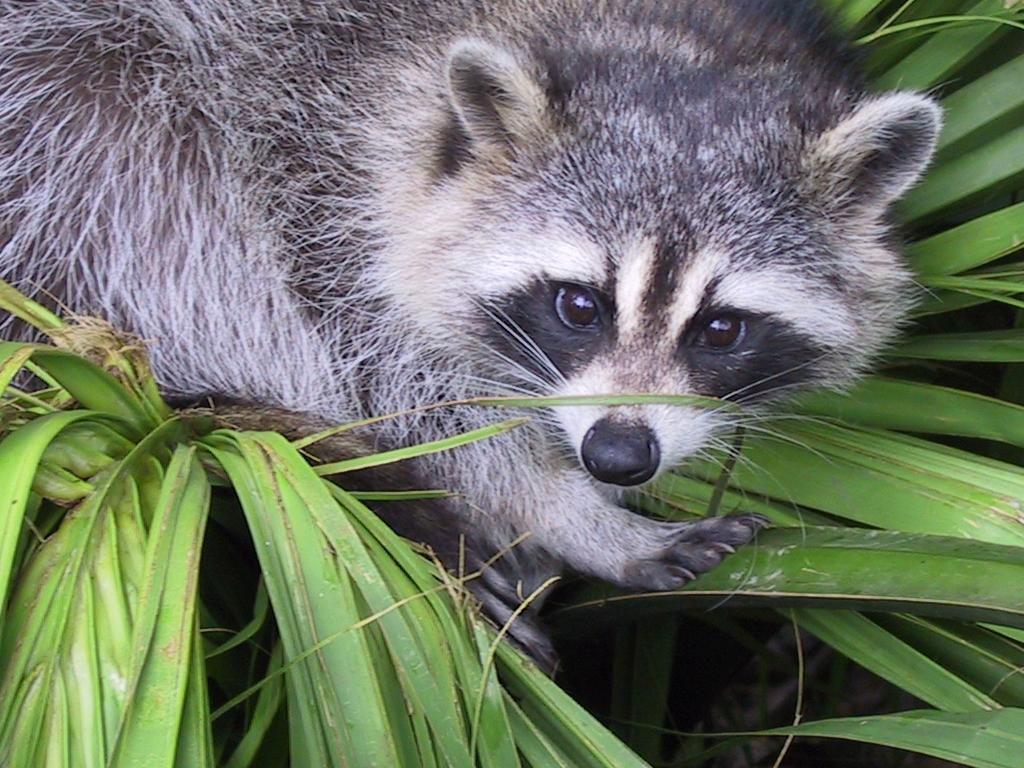
#> input picture Py01/ex04/animal.jpeg, 1024 x 768 px
$ python rotate.py
#> lines starting #> are read from the running program, lines starting #| are printed output that depends on the picture
#> in ft_load, img is the input picture: PIL image 1024x768 RGB; mean R, G, B 110.7, 117.7, 102.1
### Py01/ex04/load_image.py
from PIL import Image, UnidentifiedImageError, ImageDraw, ImageFont
from numpy import array, apply_along_axis, uint8, ndarray


# [15 lines left out: function err_msg, not called in this run]


def check_size(arr: list) -> bool:
    """
    Check if the lists are all the same size.

    Parameters:
        arr (list): list of list.

    Return:
        bool: True if all lists are the same size, else return False
    """
    if isinstance(arr[0], int) or isinstance(arr[0], float):
        return True
    ref_value: int = len(arr[0])
    try:
        for x in arr:
            assert len(x) == ref_value
    except AssertionError:
        return False
    return True


def slice_me(family: list, start: int, end: int) -> list:
    """Slice the given list

    Parameters:
        family (list):  List of list to slice.
        start (int):    Start of the slice.
        end (int):      End of the slice.

    Return:
        list: The sliced list.
    """
    try:
        assert isinstance(family, list), err_msg(1)
        assert check_size(family), err_msg(0)
        assert isinstance(start, int), err_msg(1)
        assert isinstance(end, int), err_msg(1)
        # print("My shape is :", (len(family), len(family[0])))
        arr = apply_along_axis(lambda f_arr: f_arr[slice(start, end)],
                               0, array(family))
        # [4 lines of commented-out code are left out]
        return arr.tolist()
    except AssertionError as msg:
        msg = str(msg)
        if msg:
            print(msg)
        return None


def get_coordinates(coord: int, axis: int) -> int:
    """Translate the coordinate

    Parameters:
        coord (int): Wanted coordinates.
        axis (int): Axis of the coordinate.

    Return:
        int: New coordinate.
    """
    return coord + (axis / 2).__floor__()


def ft_clamp(min_value: int, max_value: int, val: int) -> int:
    """Clamp a value.

    Parameters:
        min_value (int):    Minimum value.
        max_value (int):    Maximum value.
        val (int):          Actual Value.

    Return:
        int: Clamped value.
    """
    return max(min_value, min(val, max_value))


def get_zoom(coord: int, axis: int, zoom: int) -> tuple[int, int]:
    """Get the start position of the zoom.

    Parameters:
        coord (int):    Coordinates.
        axis (int):     Axis.
        zoom (int):     Zoom.

    Return:
        tuple[int, int]: Starting point of the zoom in X and Y axis.
    """
    zoom_ratio: int = (zoom / 2).__floor__()
    coordinate: int = get_coordinates(coord, axis)
    first: int = ft_clamp(0, axis, coordinate - zoom_ratio)
    second: int = ft_clamp(0, axis, coordinate + zoom_ratio)
    if coordinate < zoom_ratio:
        return first, first + zoom
    elif coordinate > axis - zoom_ratio:
        return second - zoom, second
    return first, second


def apply_axes_scaling(img: Image) -> Image:
    """Add scaling on the image.

    Parameters:
        img (Image): Base image.

    Return:
        Image: New image.
    """
    width, height = img.size
    margin = 30
    new_width = width + margin
    new_height = height + margin
    new_image = Image.new("RGB", (new_width, new_height), color="white")
    new_image.paste(img, (margin, 10))
    draw = ImageDraw.Draw(new_image)

    try:
        font = ImageFont.truetype("arial.ttf", 12)
    except OSError or ValueError:
        font = ImageFont.load_default()

        for x in range(0, width, 50):
            draw.line((x + margin, height + 10, x + margin, height + 15),
                      fill="black", width=1)
            draw.text((x + margin, height + 20), str(x), fill="black",
                      font=font)

        for y in range(0, height, 50):
            draw.line((25, y + 10, 30, y + 10), fill="black", width=1)
            draw.text((2, y + 2), str(y), fill="black", font=font)

    return new_image


def zoom_img(img: ndarray, x_pos: int, y_pos: int, zoom: int)\
        -> ndarray or None:
    """Zoom the image.

    Parameters:
        img (ndarray):  Image as an array.
        x_pos (int):    X position of the Zoom.
        y_pos (int):    Y position of the Zoom.
        zoom (int):     Zoom ratio.

    Return:
        ndarray or None: The array of the zoomed image,
        or None in case of error
    """
    if (img is None):
        return None
    x_coords = get_zoom(x_pos, len(img[0]), zoom)
#> x_coords = (412, 812)
    y_coords = get_zoom(y_pos, len(img), zoom)
#> y_coords = (84, 484)
    if (x_coords is None or y_coords is None):
        return None
    new_arr: array = array(slice_me([slice_me([[x[2]] for x in array(y)],
                                    x_coords[0], x_coords[1]) for y in img],
                                    y_coords[0], y_coords[1])).astype(uint8)
#> in slice_me, `arr = apply_along_axis(lambda f_arr: f_arr[slice(start, end)], 0, arra..`: arr = 400 values, max 193 at index 112, min 53 at index 23, mean 113.4
#> the loop in check_size (call 2), `for x in arr:` made 1024 passes
#> x on passes 1 to 3: [99], [123], [144]
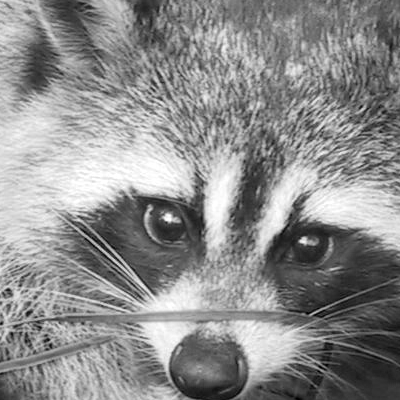
#> new_arr: shape (400, 400, 1); min 0, max 255, mean 140.9
    return new_arr


def ft_load(path: str) -> ndarray or None:
    """Load an image.

    Parameters:
        path (str): path of the image.

    Return:
        array: Image Loaded as an Image.
    """
    try:
        assert isinstance(path, str), err_msg(1)
        img = Image.open(path)
        arr = array(img)
        # print("The shape of image is:", arr.shape)
        return arr
    except AssertionError as msg:
        msg = str(msg)
        if msg:
            print(msg)
        return None
    except FileNotFoundError:
        print(err_msg(2))
        return None
    except UnidentifiedImageError:
        print(err_msg(3))
        return None

### Py01/ex04/rotate.py
from PIL import Image
from load_image import zoom_img, apply_axes_scaling, ft_load
from numpy import array, ndarray


def err_msg(err: int) -> str:
    """Return an error message.

    Parameters:
        err (int): Index of the error message.

    Return:
        str: Error Message
    """
    errs = ["Lists aren't the same size.",
            "Value aren't of the right type.",
            "List is None"]
    return errs[err]


def rotate_img(img: ndarray) -> ndarray:
    """Rotate the image.

    Parameters:
        img (ndarray): Image to rotate as an array.

    Return:
        ndarray: Array of the rotated image.
    """
    transposed_img = []
    # actual_img = img.tolist()

    for x in range(0, len(img[0]), 1):
        transposed_img.append(array([img[y][x]
                                     for y in range(0, len(img), 1)]))
#> after the loop, transposed_img = 400 items
    return array(transposed_img)
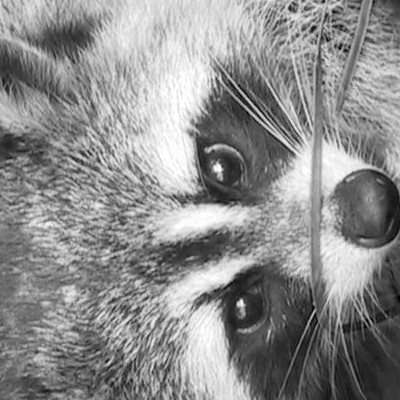
#> returned value: shape (400, 400, 1); min 0, max 255, mean 140.9


def main():
    """main()"""
    try:
        x_pos: int = 100
        y_pos: int = -100
        zoom_size = 400
        img_arr = ft_load("./animal.jpeg")
        assert img_arr is not None
        img_arr = zoom_img(img_arr, x_pos, y_pos, zoom_size)
        rotated_img = rotate_img(img_arr)
        print("The shape of image is:", img_arr.shape, "or",
              (len(img_arr), len(img_arr[0])))
#| The shape of image is: (400, 400, 1) or (400, 400)
        print(img_arr)
#> (printed output is left out)
        print("New shape after Transpose:", (len(rotated_img),
                                             len(rotated_img[0])))
#| New shape after Transpose: (400, 400)
        print(array([array(x).flatten() for x in rotated_img]))
#> (printed output is left out)
        actual_image = apply_axes_scaling(Image.fromarray(rotated_img
                                                          .repeat(3, axis=2)))
#> in apply_axes_scaling, `new_image = Image.new("RGB", (new_width, new_height), color="white")`: new_image: PIL image 430x430 RGB; every value is 255
#> in apply_axes_scaling, `new_image.paste(img, (margin, 10))`:
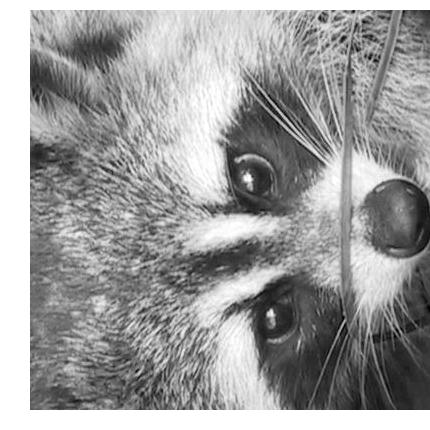
#> new_image: PIL image 430x430 RGB; min 0, max 255, mean 156.3
        actual_image.show()
    except AssertionError:
        return


if __name__ == "__main__":
    main()
